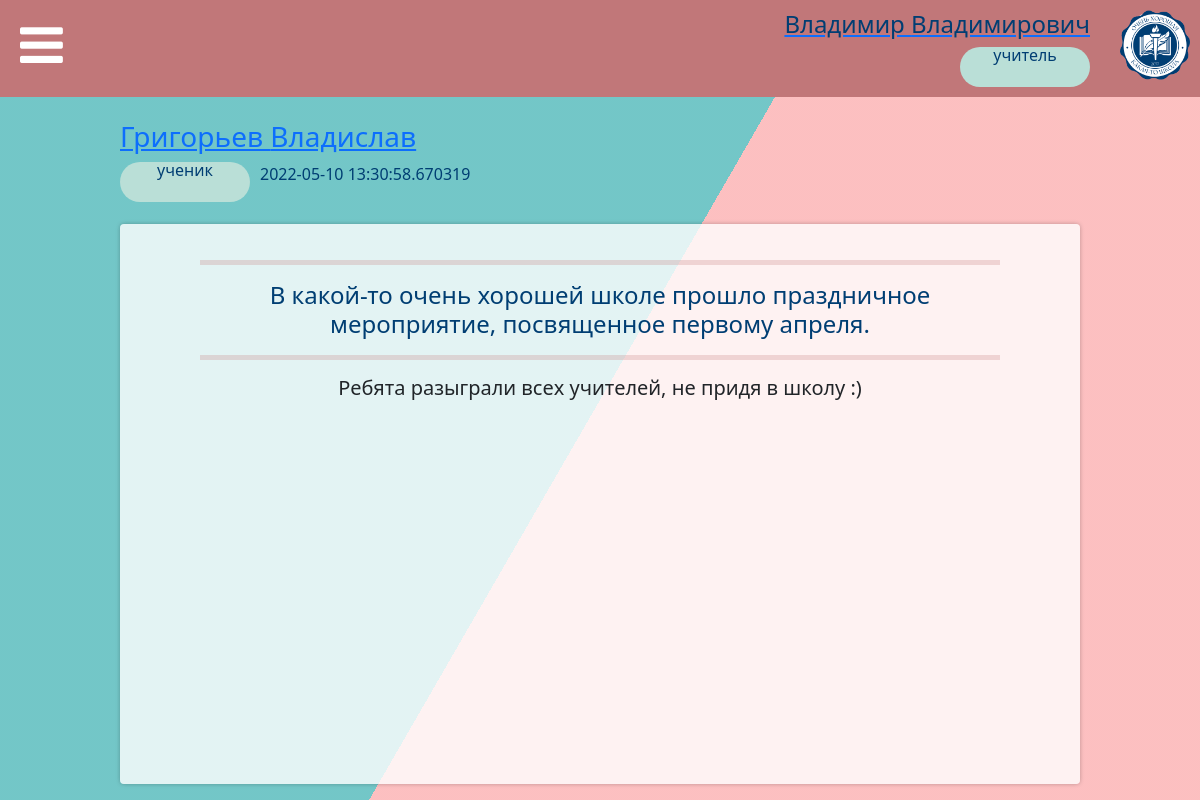
/news/10 (signed in), run on the app's committed database.
### data/users.py (models this page shows, shortened)
class User(SqlAlchemyBase, UserMixin, SerializerMixin):
    __tablename__ = 'accounts'
    id = sqlalchemy.Column(sqlalchemy.Integer,
                           primary_key=True, autoincrement=True, unique=True)
    surname = sqlalchemy.Column(sqlalchemy.String, nullable=False)
    name = sqlalchemy.Column(sqlalchemy.String, nullable=False)
    patronymic = sqlalchemy.Column(sqlalchemy.String, nullable=True)
    email = sqlalchemy.Column(sqlalchemy.String,
                              index=True, unique=True, nullable=False)
    hashed_password = sqlalchemy.Column(sqlalchemy.String, nullable=False)
    status_id = sqlalchemy.Column(sqlalchemy.Integer)
    news = orm.relation("News", back_populates='user')

### tables this page shows
CREATE TABLE statuses (id INTEGER PRIMARY KEY AUTOINCREMENT UNIQUE NOT NULL, status STRING NOT NULL UNIQUE);

### data/news.py (models this page shows)
class News(SqlAlchemyBase, SerializerMixin):
    __tablename__ = 'news'
    id = sqlalchemy.Column(sqlalchemy.Integer,
                           primary_key=True, autoincrement=True)
    title = sqlalchemy.Column(sqlalchemy.String, nullable=False)
    content = sqlalchemy.Column(sqlalchemy.Text, nullable=True)
    date = sqlalchemy.Column(sqlalchemy.DateTime, default=datetime.datetime.now)
    author_id = sqlalchemy.Column(sqlalchemy.Integer,
                                  sqlalchemy.ForeignKey("accounts.id"))
    seem_for = sqlalchemy.Column(sqlalchemy.Text, nullable=False)
    user = orm.relation('User')

### main.py (the view)
@app.route('/news/<int:news_id>')
def news_view(news_id):
    db_sess = db_session.create_session()
    news = db_sess.query(News).filter(News.id == news_id).first()
    return render_template("view.html", title=app.config["TITLES"]['news'], pages=app.config["PAGES"], news=news)

### data/db_session.py (called while the page is built)
def create_session() -> Session:
    global __factory
    return __factory()

### main.py (called while the page is built)
@login_manager.user_loader
def load_user(user_id):
    db_sess = db_session.create_session()
    return db_sess.query(User).get(user_id)

@app.context_processor
def utility_processor():
    def make_readable_status(status_id):
        return app.config["ROLES_REVERSE"][status_id]
    return dict(make_readable_status=make_readable_status)

### templates/view.html
{% extends "base.html" %}
{% block content %}
<div class="bg"></div>
<div class="bg bg2"></div>
<div class="bg bg3"></div>
<section class="content-info">
    <a href=""><h3>{{ news.user.surname }} {{ news.user.name }}</h3><a>
    <div class="news-wrapper">
        <div class="status d-inline-block" tabindex="0" data-bs-toggle="tooltip" title="Роль в школе"><a>{{ make_readable_status(news.user.status_id) }}</a></div>
        <div style="min-width: 10px; height: 20px;"></div>
        <span class="d-inline-block" tabindex="0" data-bs-toggle="tooltip" style="height: 20px;" title="Дата и время публикации">
            <a style="vertical-align: top; ">{{ news.date }}</a>
        </span>
    </div>
    <div style="min-height: 15px; width:100px;"></div>
</section>
<div class="content-news">
    <hr width="100%" size="7" color="#C17779"/>
    <h4>{{ news.title }}</h4>
    <hr width="100%" size="7" color="#C17779"/>
    <h5>{{ news.content }}</h5>
</div>
{% endblock %}

### templates/base.html (shortened to what this page needs)
<!DOCTYPE html>
<html>
<head>
    <link rel="stylesheet" href="https://netdna.bootstrapcdn.com/font-awesome/4.7.0/css/font-awesome.min.css">
    <link href="https://www.jqueryscript.net/css/jquerysctipttop.css" rel="stylesheet" type="text/css">
    <link rel="stylesheet" href="https://cdn.jsdelivr.net/npm/bootstrap@5.1.3/dist/css/bootstrap.min.css"
>
    <link rel="stylesheet" href="/../static/css/style.css">
    <link rel="stylesheet" href="/../static/css/index_style.css">
    <link rel="stylesheet" href="/../static/css/news_view.css">
</head>
<body>
<header>
    <div class="news-wrapper">
        <i id="button-menu" class="fa fa-bars"></i>
        <div style="flex:1;"></div>
        {% if current_user.is_authenticated %}
        <a href="/logout">
            <div align="right">
                <h4>{{ current_user.surname }} {{ current_user.name }}</h4>
                <div class="status" tabindex="0" data-bs-toggle="tooltip" title="Роль в школе"><a>{{
                    make_readable_status(current_user.status_id) }}</a></div>
            </div>
        </a>
        {% endif %}
        <div style="min-width:30px; height:20px;"></div>
        <img src="/../static/img/logo.png" width="70" height="70" align="right">
    </div>
            {% set q = 1 %}
</header>
<div class="spacebar-my"></div>
{% block content %}{% endblock %}
</body>
</html>

### static/css/style.css (style rules this page uses)
:root { --color-primary: rgba(193, 119, 121, 0.69); --second-color: #fff; }
* { margin: 0; padding: 0; box-sizing: border-box; }
header { position: absolute; width: 100%; top: 0; left: 0; padding: 10px; background: #C17779; }
header #button-menu { font-size: 50px; padding: 10px; color: #fff; cursor: pointer; }
h4 { color: #003e73; }
.spacebar-my { width: 100%; height: 90px; }
.bg { animation:slide 3s ease-in-out infinite alternate; background-image: linear-gradient(-60deg, #FDB7B9 50%, #60BFC1 50%); bottom:0; left:-50%; opacity:.5; position:fixed; right:-50%; top:0; z-index:-1; }
.bg2 { animation-direction:alternate-reverse; animation-duration:4s; }
.bg3 { animation-duration:5s; }
.status { width: 130px; height: 40px; border-radius: 60px; background-color: #BADFD7; text-align: center; color: #003e73; line-height: 1em; flex-grow: 0; flex-shrink: 0; vertical-align: middle; }

### static/css/news_view.css (style rules this page uses)
.content-news { background-color:rgba(255,255,255,.8); border-radius:.25em; box-shadow:0 0 .25em rgba(0,0,0,.25); box-sizing:border-box; width: 80%; height: 70%; left:50%; padding-top: 20px; padding-right: 10vmin; padding-bottom: 10vmin; padding-left: 10vmin; position:fixed; text-align:center; top:63%; transform:translate(-50%, -50%); overflow: auto; z-index:1; }
.content-info { border-radius:.25em; box-sizing:border-box; width: 80%; height: 20%; left:50%; position:fixed; text-align:left; top:25%; transform:translate(-50%, -50%); color: #003e73; }
hr { margin: 1rem 0; color: #C17779; background-color: currentColor; border: 0; opacity: .25; }
.news-wrapper { display: flex; flex-flow: row wrap; }

### data on the page
User: surname "Владимир", name "Владимирович"
statuses: status "учитель"
User: user.surname "Григорьев", user.name "Владислав"
statuses: status "ученик"
News: date "2022-05-10 13:30:58.670319", title "В какой-то очень хорошей школе прошло праздничное мероприятие, посвященное первому апреля.", content "Ребята разыграли всех учителей, не придя в школу :)"
